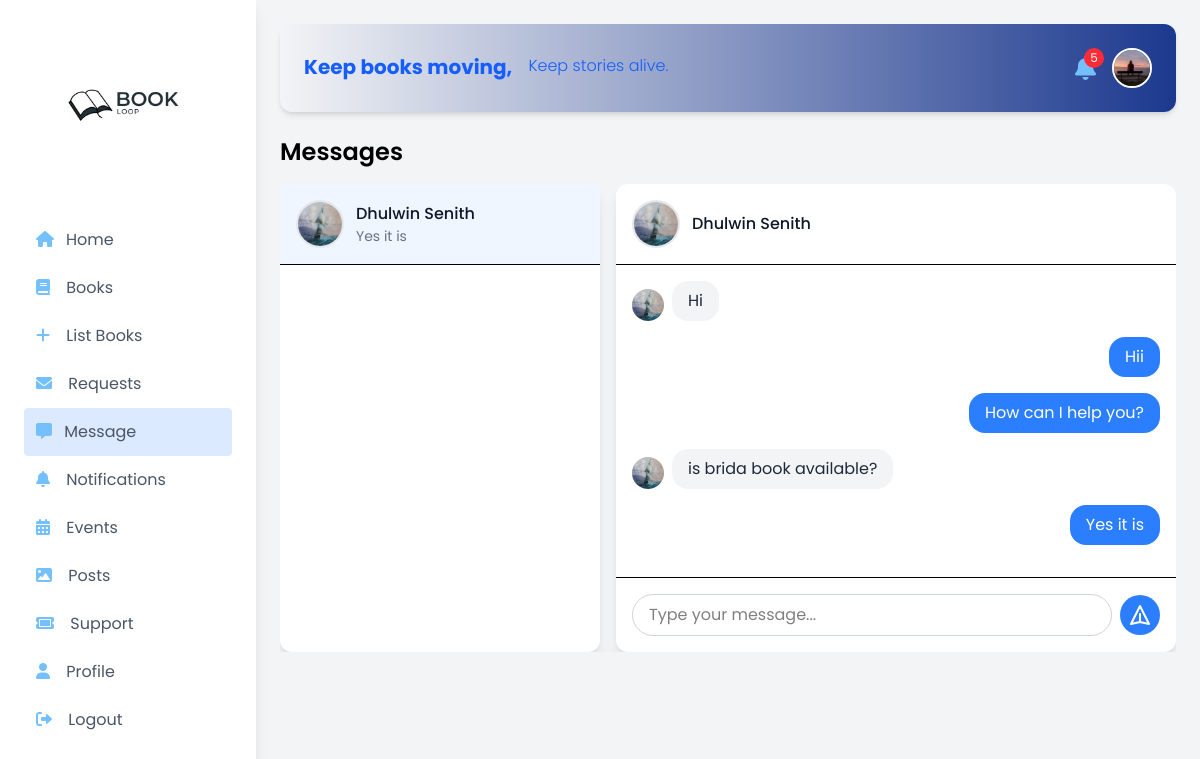
The app's page /message.php?book_owner_id=2 (signed in) with its own data.
### tables this page shows
CREATE TABLE `users` (
  `id` int(11) NOT NULL,
  `first_name` varchar(255) NOT NULL,
  `last_name` varchar(255) NOT NULL,
  `email` varchar(255) NOT NULL,
  `password` varchar(255) NOT NULL,
  `role` enum('user','admin') NOT NULL DEFAULT 'user',
  `profile_pic` varchar(255) DEFAULT 'uploads/prof1.png'
);

CREATE TABLE `messages` (
  `id` int(11) NOT NULL,
  `sender_id` int(11) NOT NULL,
  `receiver_id` int(11) NOT NULL,
  `message` text NOT NULL,
  `created_at` timestamp NOT NULL DEFAULT current_timestamp(),
  `read_status` tinyint(1) DEFAULT 0,
  `is_read` tinyint(1) DEFAULT 0
);

### src/message.php (the view, shortened to what this page needs)
<?php
include 'db.php';
$user_id = $_SESSION['user_id'];
$sql = "SELECT profile_pic FROM users WHERE id = ?";
$stmt = $conn->prepare($sql);
$stmt->bind_param("i", $user_id);
$stmt->execute();
$result = $stmt->get_result();
$user = $result->fetch_assoc();
$user_profile_pic = $user['profile_pic'] ? trim($user['profile_pic']) : './assets/055a91979264664a1ee12b9453610d82.jpg';
$sql = "SELECT COUNT(*) AS count
        FROM requests
        WHERE owner_id = ? AND status = 'Pending'";
$stmt = $conn->prepare($sql);
$stmt->bind_param("i", $_SESSION['user_id']);
$stmt->execute();
$pendingRequestsCount = $stmt->get_result()->fetch_assoc()['count'];
$query = "SELECT u.id, u.first_name, u.last_name, u.profile_pic,
          MAX(m.created_at) as last_message_time,
          SUM(CASE WHEN m.receiver_id = $user_id AND (m.read_status = 0 OR m.is_read = 0) THEN 1 ELSE 0 END) as unread_count
          FROM messages m
          INNER JOIN users u ON u.id = CASE WHEN m.sender_id = $user_id THEN m.receiver_id ELSE m.sender_id END
          WHERE m.sender_id = $user_id OR m.receiver_id = $user_id
          GROUP BY u.id, u.first_name, u.last_name, u.profile_pic
          ORDER BY last_message_time DESC";
$result = mysqli_query($conn, $query);
$book_owner_id = $_GET['book_owner_id'] ?? null;
if ($book_owner_id) {
    $updateReadStatus = "UPDATE messages
                        SET read_status = 1,
                            is_read = 1
                        WHERE receiver_id = $user_id
                        AND sender_id = $book_owner_id
                        AND (read_status = 0 OR is_read = 0)";
    $conn->query($updateReadStatus);
    $messages_query = "SELECT * FROM messages
                       WHERE (sender_id = $user_id AND receiver_id = $book_owner_id)
                          OR (sender_id = $book_owner_id AND receiver_id = $user_id)
                       ORDER BY created_at ASC";
    $messages_result = mysqli_query($conn, $messages_query);
    $user_query = "SELECT first_name, last_name, profile_pic FROM users WHERE id = ?";
    $stmt = $conn->prepare($user_query);
    $stmt->bind_param("i", $book_owner_id);
    $stmt->execute();
    $user_result = $stmt->get_result();
    $chat_user = $user_result->fetch_assoc();
    if ($chat_user && $chat_user['profile_pic']) {
        $chat_user['profile_pic'] = trim($chat_user['profile_pic']);
    } else {
        $chat_user['profile_pic'] = './assets/055a91979264664a1ee12b9453610d82.jpg';
        error_log("Chat user $book_owner_id using fallback profile_pic");
    }
} else {
    $messages_result = null;
    $chat_user = null;
}
$current_page = basename($_SERVER['PHP_SELF']);
?>
<!DOCTYPE html>
<html lang="en">
<head>
    <link rel="stylesheet" href="https://cdnjs.cloudflare.com/ajax/libs/font-awesome/6.0.0-beta3/css/all.min.css">
    <link href="output.css" rel="stylesheet">
</head>
<body class="bg-gray-100 font-[Poppins] flex flex-col lg:flex-row">
    <aside id="sidebar" class="sidebar w-64 bg-white shadow-lg p-6">
        <h2 class="mb-8 flex items-center justify-center">
            <img src="./assets/landing.jpeg" alt="Book Icon" class="w-40 h-40 object-cover rounded-full">
        </h2>
        <nav>
            <ul>
                <li><a href="home.php" class="block p-3 text-gray-600 hover:bg-blue-900 hover:text-white rounded transition duration-300 <?= $current_page === 'home.php' ? 'bg-blue-100' : '' ?>"><i class="fa-solid fa-house mr-3" style="color: #74C0FC;"></i>Home</a></li>
                <li><a href="books.php" class="block p-3 text-gray-600 hover:bg-blue-900 hover:text-white rounded transition duration-300 <?= $current_page === 'books.php' ? 'bg-blue-100' : '' ?>"><i class="fa-solid fa-book mr-3" style="color: #74C0FC;"></i> Books</a></li>
                <li><a href="listbooks.php" class="block p-3 text-gray-600 hover:bg-blue-900 hover:text-white rounded transition duration-300 <?= $current_page === 'listbooks.php' ? 'bg-blue-100' : '' ?>"><i class="fa-solid fa-plus mr-3" style="color: #74C0FC;"></i> List Books</a></li>
                <li>
                    <a href="requests.php" class="block p-3 text-gray-600 hover:bg-blue-900 hover:text-white rounded transition duration-300 <?= $current_page === 'requests.php' ? 'bg-blue-100' : '' ?>">
                        <i class="fa-solid fa-envelope mr-3" style="color: #74C0FC;"></i> Requests
                    </a>
                </li>
                <li>
                    <a href="message.php" class="block p-3 text-gray-600 hover:bg-blue-900 hover:text-white rounded transition duration-300 relative <?= $current_page === 'message.php' ? 'bg-blue-100' : '' ?>">
                        <i class="fa-solid fa-message mr-2" style="color: #74C0FC;"></i> Message
                    </a>
                </li>
                <li><a href="notifications.php" class="block p-3 text-gray-600 hover:bg-blue-900 hover:text-white rounded transition duration-300 <?= $current_page === 'notifications.php' ? 'bg-blue-100' : '' ?>"><i class="fa-solid fa-bell mr-3" style="color: #74C0FC;"></i> Notifications</a></li>
                <li><a href="events.php" class="block p-3 text-gray-600 hover:bg-blue-900 hover:text-white rounded transition duration-300 <?= $current_page === 'events.php' ? 'bg-blue-100' : '' ?>"><i class="fa-solid fa-calendar-days mr-3" style="color: #74C0FC;"></i> Events</a></li>
                <li><a href="posts.php" class="block p-3 text-gray-600 hover:bg-blue-900 hover:text-white rounded transition duration-300 <?= $current_page === 'posts.php' ? 'bg-blue-100' : '' ?>"><i class="fa-solid fa-image mr-3" style="color: #74C0FC;"></i> Posts</a></li>
                <li><a href="support.php" class="block p-3 text-gray-600 hover:bg-blue-900 hover:text-white rounded transition duration-300 <?= $current_page === 'support.php' ? 'bg-blue-100' : '' ?>"><i class="fa-solid fa-ticket mr-3" style="color: #74C0FC;"></i> Support</a></li>
                <li><a href="account.php" class="block p-3 text-gray-600 hover:bg-blue-900 hover:text-white rounded transition duration-300 <?= $current_page === 'account.php' ? 'bg-blue-100' : '' ?>"><i class="fa-solid fa-user mr-3" style="color: #74C0FC;"></i> Profile</a></li>
                <li><a href="logout.php" class="block p-3 text-gray-600 hover:bg-blue-900 hover:text-white rounded transition duration-300 <?= $current_page === 'logout.php' ? 'bg-blue-100' : '' ?>"><i class="fa-solid fa-right-from-bracket mr-3" style="color: #74C0FC;"></i> Logout</a></li>
            </ul>
        </nav>
    </aside>
    <main class="flex-1 p-4 md:p-6 overflow-x-hidden">
        <header class="hidden lg:flex items-center justify-between mb-6 bg-gradient-to-r from-purple-100 to-blue-900 text-white rounded-xl p-6 shadow-md">
            <div class="flex items-center gap-4">
                <h1 class="text-xl font-bold leading-snug text-blue-600">Keep books moving,</h1>
                <p class="text-base font-light -mt-1 text-blue-600">Keep stories alive.</p>
            </div>
            <div class="flex items-center gap-4">
                <a href="requests.php">
                    <span class="text-2xl cursor-pointer flex items-center relative">
                        <i class="fa-solid fa-bell" style="color: #74C0FC;"></i>
                        <?php if ($pendingRequestsCount > 0): ?>
                            <span class="absolute -top-2 -right-2 bg-red-500 text-white text-xs rounded-full h-5 w-5 flex items-center justify-center">
                                <?= $pendingRequestsCount ?>
                            </span>
                        <?php endif; ?>
                    </span>
                </a>
                <a href="account.php">
                    <img src="<?= htmlspecialchars($user_profile_pic) ?>?t=<?= time() ?>" alt="User" class="w-10 h-10 rounded-full border-2 border-white cursor-pointer object-cover">
                </a>
            </div>
        </header>
        <h2 class="text-2xl font-semibold mb-4">Messages</h2>
        <div class="flex flex-1 space-x-0 md:space-x-4 h-[75vh] overflow-hidden">
            <section id="chat-list" class="w-full md:w-80 bg-white rounded-xl shadow-lg <?= $book_owner_id ? 'hidden md:block' : '' ?>">
                <div class="overflow-y-auto h-[75vh] w-full custom-scrollbar">
                    <?php if (mysqli_num_rows($result) > 0):
                        while ($row = mysqli_fetch_assoc($result)):
                            $chat_query = "SELECT * FROM messages
                                          WHERE (sender_id = $user_id AND receiver_id = {$row['id']})
                                             OR (sender_id = {$row['id']} AND receiver_id = $user_id)
                                          ORDER BY created_at DESC LIMIT 1";
                            $chat_result = mysqli_query($conn, $chat_query);
                            $chat = mysqli_fetch_assoc($chat_result);
                            $chat_profile_pic = $row['profile_pic'] ? trim($row['profile_pic']) : './assets/055a91979264664a1ee12b9453610d82.jpg';
                    ?>
                        <a href="message.php?book_owner_id=<?= $row['id'] ?>"
                           class="flex items-center gap-3 p-4 hover:bg-gray-50 transition-colors border-b
                           <?= isset($_GET['book_owner_id']) && $_GET['book_owner_id'] == $row['id'] ? 'bg-blue-50' : '' ?>
                           <?= $row['unread_count'] > 0 ? 'bg-blue-50 font-semibold' : '' ?>">
                            <div class="relative">
                                <img src="<?= htmlspecialchars($chat_profile_pic) ?>?t=<?= time() ?>" alt="User"
                                     class="w-12 h-12 rounded-full border-2 <?= $row['unread_count'] > 0 ? 'border-blue-500' : 'border-gray-200' ?>">
                            </div>
                            <div class="flex-1 min-w-0">
                                <h4 class="font-medium text-gray-900 truncate"><?= $row['first_name'] . ' ' . $row['last_name'] ?></h4>
                                <p class="text-sm <?= $row['unread_count'] > 0 ? 'text-blue-600 font-medium' : 'text-gray-500' ?> truncate">
                                    <?= isset($chat['message']) ? substr($chat['message'], 0, 30) . (strlen($chat['message']) > 30 ? '...' : '') : 'No messages' ?>
                                </p>
                            </div>
                        </a>
                    <?php
                        endwhile;
                    else: ?>
                        <p class="p-4 text-gray-500">No conversations yet</p>
                    <?php endif; ?>
                </div>
            </section>
            <section id="chat-window" class="flex-1 bg-white rounded-xl shadow-lg flex flex-col <?= $book_owner_id ? '' : 'hidden md:flex' ?>">
                <?php if ($chat_user): ?>
                    <div class="p-4 border-b flex items-center justify-between">
                        <div class="flex items-center gap-3">
                            <div class="relative">
                                <img src="<?= htmlspecialchars($chat_user['profile_pic']) ?>?t=<?= time() ?>" alt="User"
                                     class="w-12 h-12 rounded-full border-2 border-gray-200">
                            </div>
                            <div>
                                <h4 class="font-medium text-gray-900"><?= $chat_user['first_name'] . ' ' . $chat_user['last_name'] ?></h4>
                            </div>
                        </div>
                    </div>
                    <div class="flex-1 overflow-y-auto p-4 h-[calc(100vh-280px)] custom-scrollbar" id="chat-messages">
                        <?php if ($messages_result && mysqli_num_rows($messages_result) > 0):
                            while ($message = mysqli_fetch_assoc($messages_result)): ?>
                                <div class="chat-message-container flex <?= $message['sender_id'] == $user_id ? 'justify-end' : 'justify-start' ?>">
                                    <?php if ($message['sender_id'] != $user_id): ?>
                                        <img src="<?= htmlspecialchars($chat_user['profile_pic']) ?>?t=<?= time() ?>" alt="User"
                                             class="w-8 h-8 rounded-full mr-2 self-end">
                                    <?php endif; ?>
                                    <div class="message-bubble <?= $message['sender_id'] == $user_id ? 'bg-blue-500 text-white' : 'bg-gray-100 text-gray-800' ?>">
                                        <?= htmlspecialchars($message['message']) ?>
                                    </div>
                                </div>
                            <?php endwhile; ?>
                        <?php else: ?>
                            <p class="text-center text-gray-500 mt-4">No messages yet. Start the conversation!</p>
                        <?php endif; ?>
                    </div>
                    <div class="p-4 border-t">
                        <form action="send_message.php?book_owner_id=<?= $book_owner_id ?>" method="POST"
                              class="message-input-form flex items-center gap-2 w-full">
                            <input type="text" name="message" placeholder="Type your message..." required
                                   class="flex-1 rounded-full px-4 py-2 border border-gray-300 focus:outline-none focus:border-blue-500 min-w-0">
                            <button type="submit"
                                    class="bg-blue-500 text-white rounded-full p-2 hover:bg-blue-600 transition-colors flex-shrink-0">
                                <svg xmlns="http://www.w3.org/2000/svg" class="h-6 w-6" fill="none" viewBox="0 0 24 24" stroke="currentColor">
                                    <path stroke-linecap="round" stroke-linejoin="round" stroke-width="2" d="M12 19l9 2-9-18-9 18 9-2zm0 0v-8"/>
                                </svg>
                            </button>
                        </form>
                    </div>
                <?php endif; ?>
            </section>
        </div>
    </main>
</body>
</html>

### src/message.php (style rules this page uses)
.sidebar { position: fixed; top: 0; left: 0; bottom: 0; z-index: 50; width: 256px; transform: translateX(-100%); transition: transform 0.3s ease-in-out; overflow-y: auto; background-color: white; box-shadow: 0 10px 15px -3px rgba(0, 0, 0, 0.1), 0 4px 6px -2px rgba(0, 0, 0, 0.05); }
@media (min-width: 1024px) { .sidebar { position: static; transform: translateX(0); flex-shrink: 0; top: auto; left: auto; bottom: auto; z-index: auto; } }
@media (min-width: 1024px) { body.lg\:flex-row { flex-direction: row; } }
@media (min-width: 1024px) { header.lg\:flex { display: flex; } }
.custom-scrollbar { scrollbar-width: thin; scrollbar-color: #c1c1c1 #f1f1f1; height: 100%; overflow-y: auto; }
#chat-messages { scrollbar-width: thin; scrollbar-color: #c1c1c1 #f1f1f1; overflow-y: auto; max-height: calc(100vh - 280px); }
@media (min-width: 768px) { #chat-list, #chat-window { display: flex !important; } }
.message-input-form { display: flex; align-items: center; width: 100%; max-width: 100%; box-sizing: border-box; }
.message-input-form input { flex: 1; min-width: 0; width: 100%; }
.message-input-form button { flex-shrink: 0; }
.chat-message-container { display: flex; align-items: flex-end; margin-bottom: 16px; }
.chat-message-container .message-bubble { max-width: 70%; padding: 8px 16px; border-radius: 16px; word-break: break-word; }
.chat-message-container.justify-end .message-bubble { margin-left: 8px; }

### records on screen
users: profile_pic (picture)
users: profile_pic (picture), first_name "Dhulwin", last_name "Senith", messages.message "Yes it is"
messages: users.profile_pic (picture), message "Hi"
messages: message "Hii"
messages: message "How can I help you?"
messages: users.profile_pic (picture), message "is brida book available?"
messages: message "Yes it is"

### other values on screen
$pendingRequestsCount "5"
